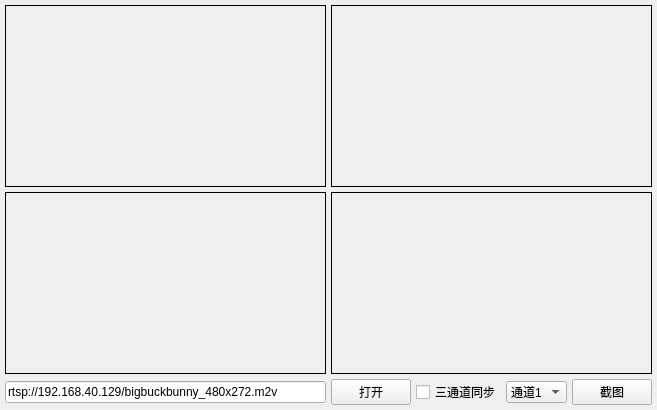
<?xml version="1.0" encoding="UTF-8"?>
<ui version="4.0">
 <class>frmMain</class>
 <widget class="QWidget" name="frmMain">
  <property name="geometry">
   <rect>
    <x>0</x>
    <y>0</y>
    <width>657</width>
    <height>410</height>
   </rect>
  </property>
  <property name="windowTitle">
   <string>RTSP</string>
  </property>
  <layout class="QVBoxLayout" name="verticalLayout">
   <property name="spacing">
    <number>5</number>
   </property>
   <property name="margin">
    <number>5</number>
   </property>
   <item>
    <layout class="QHBoxLayout" name="lay1">
     <property name="spacing">
      <number>5</number>
     </property>
     <item>
      <widget class="QLabel" name="labVideo1">
       <property name="sizePolicy">
        <sizepolicy hsizetype="Preferred" vsizetype="Expanding">
         <horstretch>0</horstretch>
         <verstretch>0</verstretch>
        </sizepolicy>
       </property>
       <property name="frameShape">
        <enum>QFrame::Box</enum>
       </property>
       <property name="text">
        <string/>
       </property>
       <property name="alignment">
        <set>Qt::AlignLeading|Qt::AlignLeft|Qt::AlignTop</set>
       </property>
      </widget>
     </item>
     <item>
      <widget class="QLabel" name="labVideo2">
       <property name="sizePolicy">
        <sizepolicy hsizetype="Preferred" vsizetype="Expanding">
         <horstretch>0</horstretch>
         <verstretch>0</verstretch>
        </sizepolicy>
       </property>
       <property name="frameShape">
        <enum>QFrame::Box</enum>
       </property>
       <property name="text">
        <string/>
       </property>
      </widget>
     </item>
    </layout>
   </item>
   <item>
    <layout class="QHBoxLayout" name="lay2">
     <property name="spacing">
      <number>5</number>
     </property>
     <item>
      <widget class="QLabel" name="labVideo3">
       <property name="sizePolicy">
        <sizepolicy hsizetype="Preferred" vsizetype="Expanding">
         <horstretch>0</horstretch>
         <verstretch>0</verstretch>
        </sizepolicy>
       </property>
       <property name="frameShape">
        <enum>QFrame::Box</enum>
       </property>
       <property name="text">
        <string/>
       </property>
      </widget>
     </item>
     <item>
      <widget class="QLabel" name="labImage">
       <property name="sizePolicy">
        <sizepolicy hsizetype="Preferred" vsizetype="Expanding">
         <horstretch>0</horstretch>
         <verstretch>0</verstretch>
        </sizepolicy>
       </property>
       <property name="frameShape">
        <enum>QFrame::Box</enum>
       </property>
       <property name="text">
        <string/>
       </property>
      </widget>
     </item>
    </layout>
   </item>
   <item>
    <layout class="QHBoxLayout" name="lay3">
     <property name="spacing">
      <number>5</number>
     </property>
     <item>
      <widget class="QLineEdit" name="txtUrl">
       <property name="text">
        <string>rtsp://192.168.40.129/bigbuckbunny_480x272.m2v</string>
       </property>
      </widget>
     </item>
     <item>
      <widget class="QPushButton" name="btnOpen">
       <property name="cursor">
        <cursorShape>PointingHandCursor</cursorShape>
       </property>
       <property name="text">
        <string>打开</string>
       </property>
      </widget>
     </item>
     <item>
      <widget class="QCheckBox" name="ckAll">
       <property name="text">
        <string>三通道同步</string>
       </property>
      </widget>
     </item>
     <item>
      <widget class="QComboBox" name="cboxVideo">
       <item>
        <property name="text">
         <string>通道1</string>
        </property>
       </item>
       <item>
        <property name="text">
         <string>通道2</string>
        </property>
       </item>
       <item>
        <property name="text">
         <string>通道3</string>
        </property>
       </item>
      </widget>
     </item>
     <item>
      <widget class="QPushButton" name="btnGetImage">
       <property name="cursor">
        <cursorShape>PointingHandCursor</cursorShape>
       </property>
       <property name="text">
        <string>截图</string>
       </property>
      </widget>
     </item>
    </layout>
   </item>
  </layout>
 </widget>
 <layoutdefault spacing="6" margin="11"/>
 <tabstops>
  <tabstop>btnOpen</tabstop>
  <tabstop>txtUrl</tabstop>
  <tabstop>ckAll</tabstop>
  <tabstop>cboxVideo</tabstop>
  <tabstop>btnGetImage</tabstop>
 </tabstops>
 <resources/>
 <connections/>
</ui>
